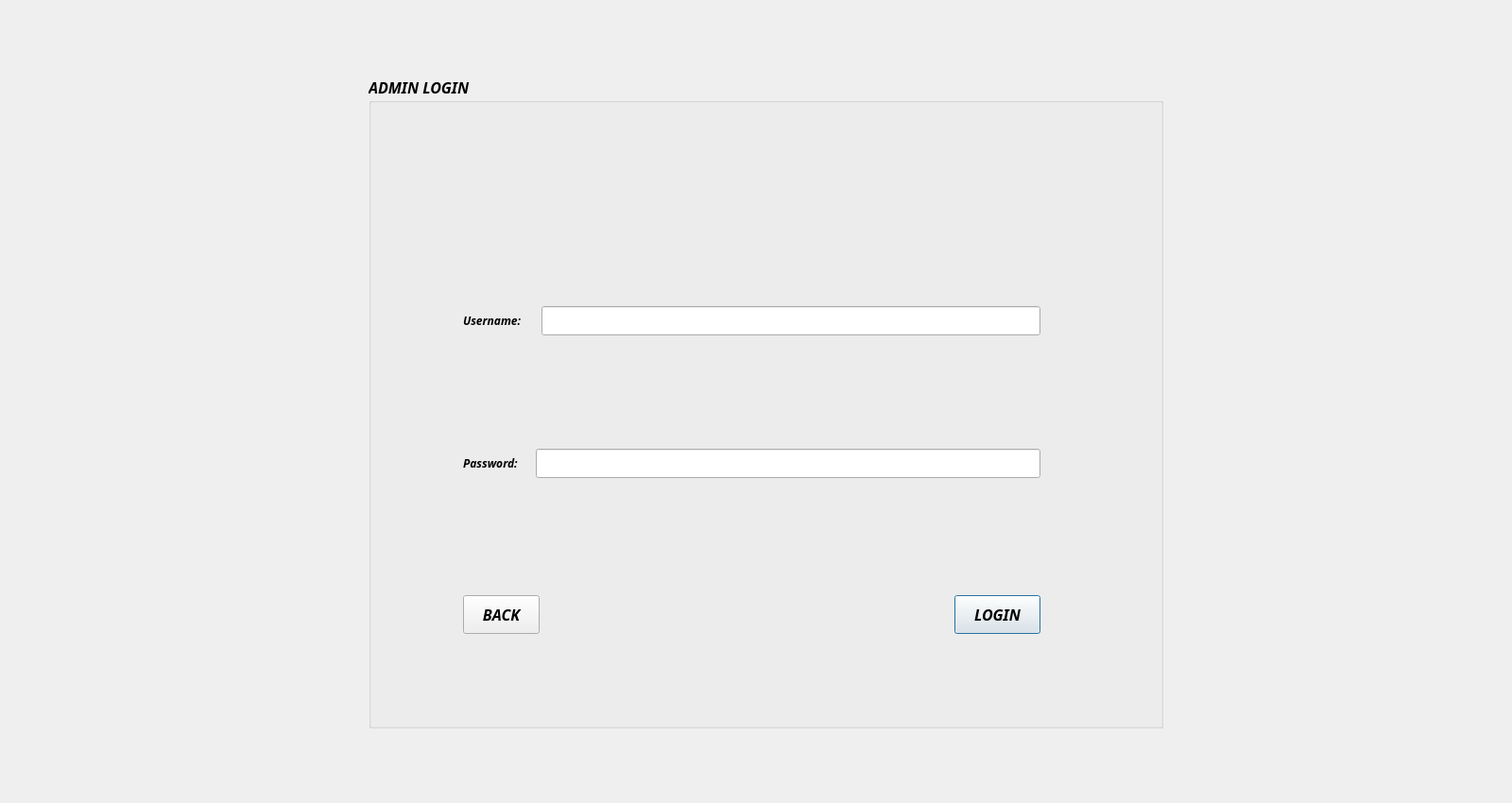
<?xml version="1.0" encoding="UTF-8"?>
<ui version="4.0">
 <class>Admin_page</class>
 <widget class="QDialog" name="Admin_page">
  <property name="geometry">
   <rect>
    <x>0</x>
    <y>0</y>
    <width>1600</width>
    <height>850</height>
   </rect>
  </property>
  <property name="windowTitle">
   <string>Dialog</string>
  </property>
  <widget class="QGroupBox" name="groupBox">
   <property name="geometry">
    <rect>
     <x>390</x>
     <y>80</y>
     <width>841</width>
     <height>691</height>
    </rect>
   </property>
   <property name="font">
    <font>
     <family>Perpetua Titling MT</family>
     <pointsize>12</pointsize>
     <italic>true</italic>
     <bold>true</bold>
    </font>
   </property>
   <property name="title">
    <string>ADMIN LOGIN</string>
   </property>
   <widget class="QPushButton" name="Admin_login_pushbutton">
    <property name="geometry">
     <rect>
      <x>620</x>
      <y>550</y>
      <width>91</width>
      <height>41</height>
     </rect>
    </property>
    <property name="text">
     <string>LOGIN</string>
    </property>
   </widget>
   <widget class="QWidget" name="layoutWidget">
    <property name="geometry">
     <rect>
      <x>100</x>
      <y>130</y>
      <width>611</width>
      <height>411</height>
     </rect>
    </property>
    <layout class="QVBoxLayout" name="verticalLayout">
     <item>
      <layout class="QHBoxLayout" name="horizontalLayout">
       <item>
        <widget class="QLabel" name="label_3">
         <property name="maximumSize">
          <size>
           <width>100</width>
           <height>16777215</height>
          </size>
         </property>
         <property name="font">
          <font>
           <family>Perpetua Titling MT</family>
           <pointsize>9</pointsize>
           <italic>true</italic>
           <bold>true</bold>
          </font>
         </property>
         <property name="text">
          <string>Username:     </string>
         </property>
        </widget>
       </item>
       <item>
        <widget class="QLineEdit" name="Admin_username_lineEdit"/>
       </item>
      </layout>
     </item>
     <item>
      <layout class="QHBoxLayout" name="horizontalLayout_2">
       <item>
        <widget class="QLabel" name="label_4">
         <property name="maximumSize">
          <size>
           <width>100</width>
           <height>16777215</height>
          </size>
         </property>
         <property name="font">
          <font>
           <family>Perpetua Titling MT</family>
           <pointsize>9</pointsize>
           <italic>true</italic>
           <bold>true</bold>
          </font>
         </property>
         <property name="text">
          <string>Password:    </string>
         </property>
        </widget>
       </item>
       <item>
        <widget class="QLineEdit" name="Admin_pass_lineEdit">
         <property name="echoMode">
          <enum>QLineEdit::Password</enum>
         </property>
        </widget>
       </item>
      </layout>
     </item>
    </layout>
   </widget>
   <widget class="QPushButton" name="back_pushButton">
    <property name="geometry">
     <rect>
      <x>100</x>
      <y>550</y>
      <width>81</width>
      <height>41</height>
     </rect>
    </property>
    <property name="text">
     <string>BACK</string>
    </property>
   </widget>
  </widget>
 </widget>
 <resources/>
 <connections/>
</ui>
